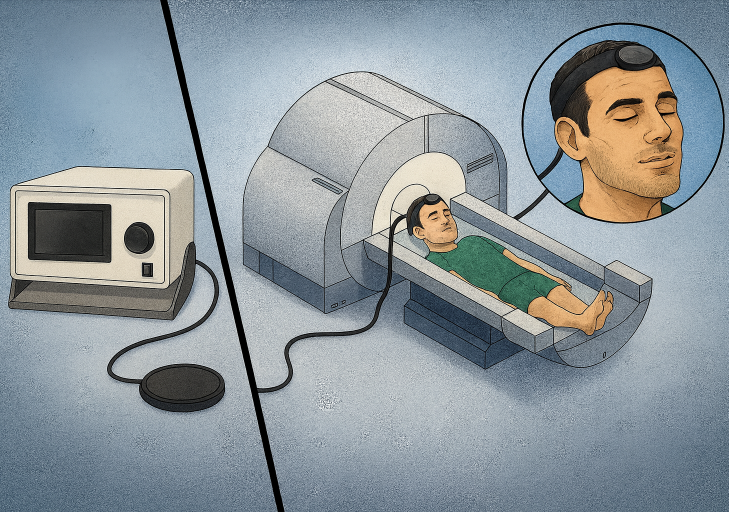
#> input picture figures/tfus_fmri_final.png, 1457 x 1024 px (shown at 1/2 size)
$ jupyter execute resize_tfus_fmri_image.ipynb
#> lines starting #> are read from the running program, lines starting #| are printed output that depends on the picture
[cell 1]
# Make a rectangular image square by adding background padding only
# - Keeps the original pixels unchanged (no resize/crop)
# - Background color = median color of a 10-px border around the image

from PIL import Image
import numpy as np
from pathlib import Path

# === Set your source image ===
src_path = Path("../figures/tfus_fmri_final.png")   # <- your image
out_path = src_path.with_name(src_path.stem + "_square.png")

im = Image.open(src_path).convert("RGB")
#> im is the input picture: PIL image 1457x1024 RGB; mean R, G, B 140.3, 150.3, 155.9
w, h = im.size
#> w = 1457; h = 1024
size = max(w, h)                      # square canvas
#> size = 1457
k = 10                                # border width for color sampling

# sample border pixels to choose a good background color
arr = np.array(im)
border = np.concatenate([
    arr[:k, :, :].reshape(-1, 3),     # top
    arr[-k:, :, :].reshape(-1, 3),    # bottom
    arr[:, :k, :].reshape(-1, 3),     # left
    arr[:, -k:, :].reshape(-1, 3),    # right
], axis=0)
bg_color = tuple(np.median(border, axis=0).astype(np.uint8))
#> bg_color = (107, 128, 144)

# create square canvas and paste centered
canvas = Image.new("RGB", (size, size), bg_color)
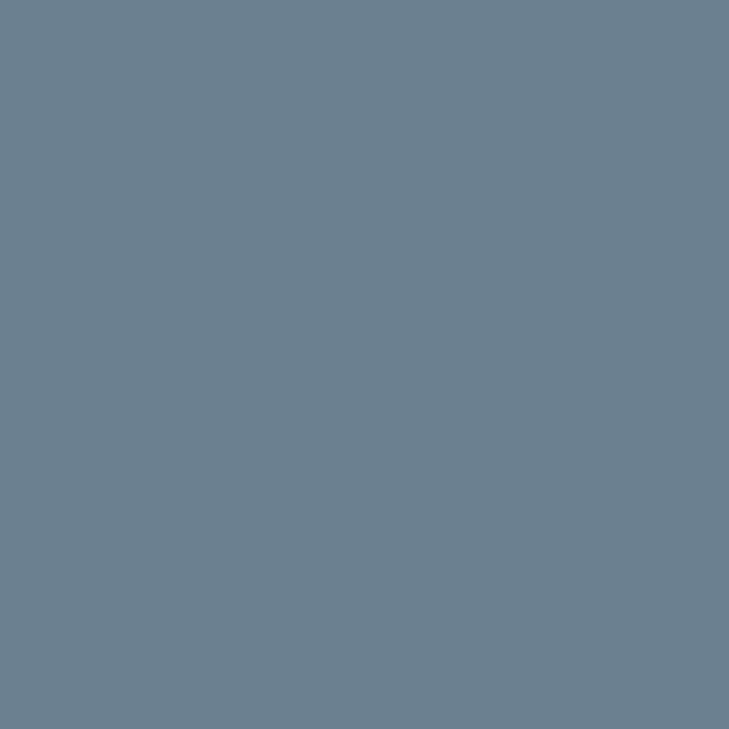
#> canvas: PIL image 1457x1457 RGB (shown at 1/2 size); mean R, G, B 107, 128, 144
offset = ((size - w) // 2, (size - h) // 2)
#> offset = (0, 216)
canvas.paste(im, offset)
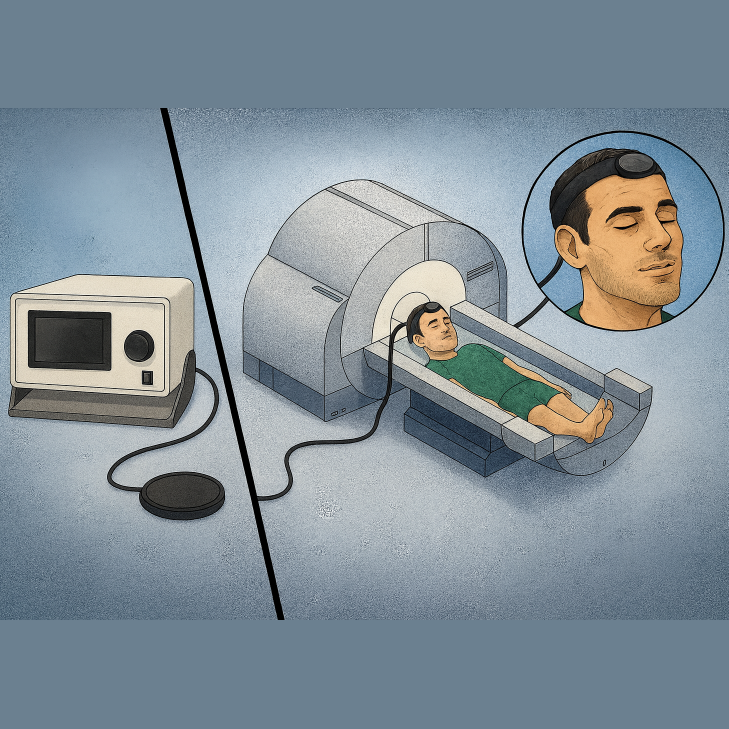
#> canvas: PIL image 1457x1457 RGB (shown at 1/2 size); mean R, G, B 130.4, 143.7, 152.3

# save (300 dpi for print)
canvas.save(out_path, dpi=(300, 300))
print("Saved:", out_path)
print("Original (w,h):", (w, h), "New:", canvas.size, "BG:", bg_color)
#| Original (w,h): (1457, 1024) New: (1457, 1457) BG: (107, 128, 144)
